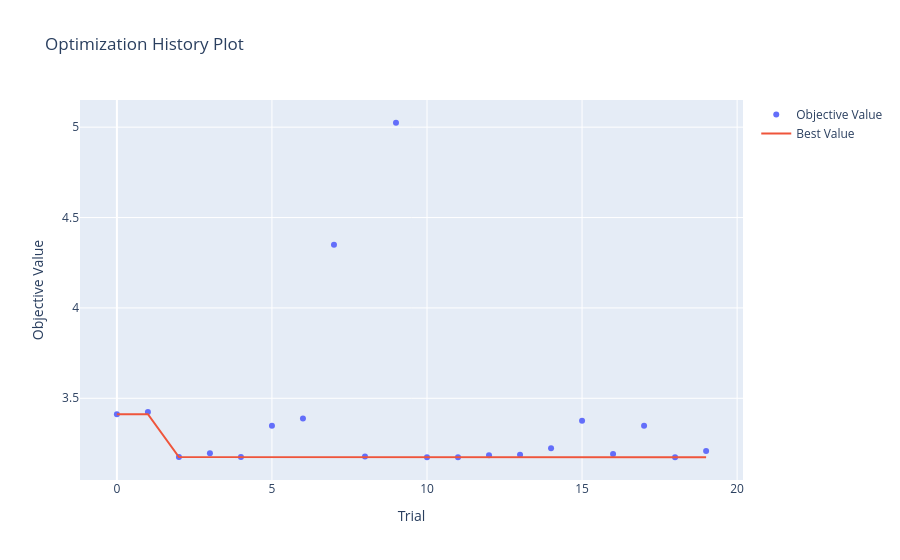

Notebook code cell kept with this figure:
### Code cell
optuna.visualization.plot_optimization_history(study)

### Figure 1 — Plotly figure (JSON) as saved in the notebook; plotly's stock layout.template omitted (floating-point values rounded to 4 significant figures)
{"data": [{"mode": "markers", "name": "Objective Value", "type": "scatter", "x": [0, 1, 2, 3, 4, 5, 6, 7, 8, 9, 10, 11, 12, 13, 14, 15, 16, 17, 18, 19], "y": [3.412, 3.425, 3.175, 3.196, 3.174, 3.347, 3.388, 4.35, 3.178, 5.024, 3.174, 3.174, 3.185, 3.187, 3.224, 3.376, 3.191, 3.348, 3.174, 3.209]}, {"mode": "lines", "name": "Best Value", "type": "scatter", "x": [0, 1, 2, 3, 4, 5, 6, 7, 8, 9, 10, 11, 12, 13, 14, 15, 16, 17, 18, 19], "y": [3.412, 3.412, 3.175, 3.175, 3.174, 3.174, 3.174, 3.174, 3.174, 3.174, 3.174, 3.174, 3.174, 3.174, 3.174, 3.174, 3.174, 3.174, 3.174, 3.174]}, {"marker": {"color": "#cccccc"}, "mode": "markers", "name": "Infeasible Trial", "showlegend": false, "type": "scatter", "x": [], "y": []}], "layout": {"title": {"text": "Optimization History Plot"}, "xaxis": {"title": {"text": "Trial"}}, "yaxis": {"title": {"text": "Objective Value"}}}}
